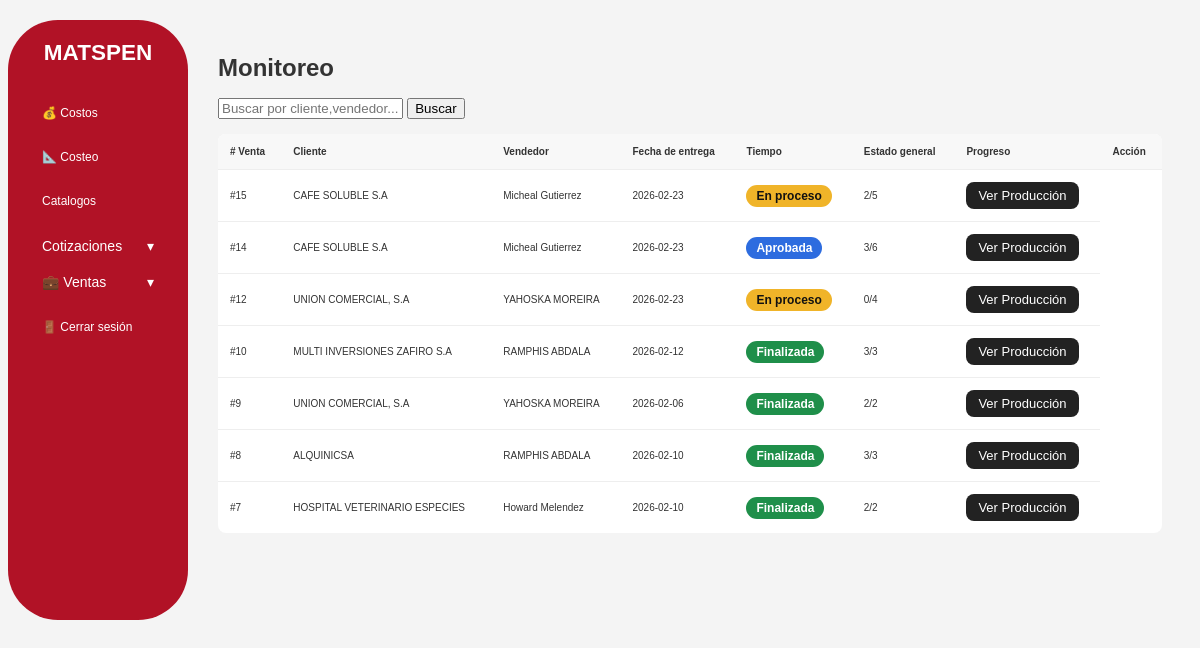
The app's page /ventas/monitoreo (signed in), older data.
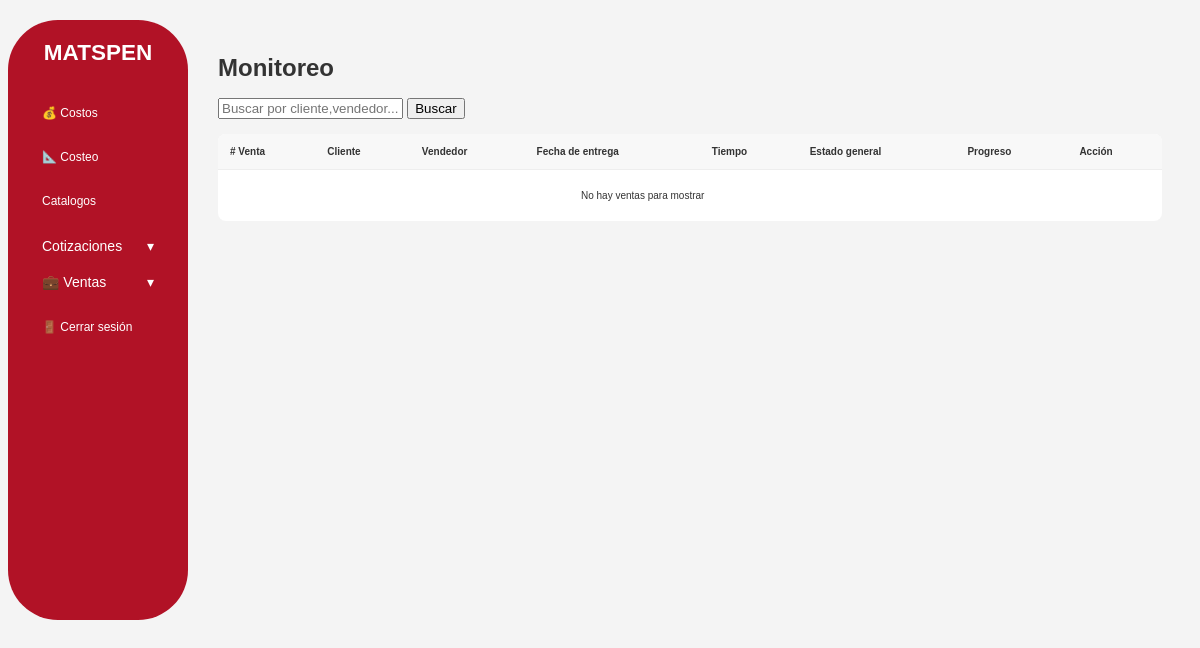
The same page, newer data.
### tables this page shows
CREATE TABLE "ventas"(id INTEGER PRIMARY KEY AUTOINCREMENT,fecha TEXT, vendedor Text, cliente TEXT, cotizacion TEXT, mont REAL, tipo TEXT NO NULL DEFAULT 'Offset', estado TEXT DEFAULT 'Aprobada', proyecto TEXT);

### app.py (the view)
@app.route("/ventas/monitoreo")
def ventas_monitoreo():
    if "user_id" not in session:
        return redirect(url_for("login"))
    conn = get_db_connection()
    rows = conn.execute("""
        SELECT
          v.id,
          v.cliente,
          v.vendedor,
          v.fecha,
          v.estado AS estado_general,
          (SELECT COUNT(*) FROM produccion_lineas pl
            WHERE pl.venta_id = v.id AND pl.estado = 'listo') AS lineas_listas,
          (SELECT COUNT(*) FROM produccion_lineas pl
            WHERE pl.venta_id = v.id) AS total_lineas
        FROM ventas v
        ORDER BY v.id DESC
    """).fetchall()
    conn.close()
    return render_template("monitoreo.html", ventas=rows)

### database.py (called while the page is built)
def get_db_connection():
    conn = sqlite3.connect("database.db", timeout=10)
    conn.row_factory = sqlite3.Row
    return conn

### templates/monitoreo.html (shortened to what this page needs)
{% extends "base.html" %}
{% block content %}
<h1>Monitoreo</h1>
<form method="get" style="margin-bottom: 15px;">
    <input type="text" name="q" placeholder="Buscar por cliente,vendedor..." value="{{ request.args.get('q', '') }}">
    <button type="submit">
        Buscar
    </button>
</form>
<table>
    <thead class="table-head">
        <tr>
            <th># Venta</th>
            <th>Cliente</th>
            <th>Vendedor</th>
            <th>Fecha de entrega</th>
            <th>Tiempo</th>
            <th>Estado general</th>
            <th>Progreso</th>
            <th>Acción</th>
        </tr>
    </thead>
    <tbody>
        {% if ventas %}
            {% for v in ventas %}
            <tr>
                <td>#{{ v.id }}</td>
                <td>{{ v.cliente }}</td>
                <td>{{ v.vendedor }}</td>
                <td>{{ v.fecha if v.fecha else '_' }}
                </td>
                <td>
                    {% if v.estado_general == 'finalizada' %}
                        <span class="badge badge-ok">Finalizada</span>
                    {% elif v.estado_general == 'aprobada' %}
                        <span class="badge badge-info">Aprobada</span>
                    {% elif v.estado_general == 'en_proceso' %}
                        <span class="badge badge-warning">En proceso</span>
                    {% else %}
                        <span class="badge badge-muted">{{ v.estado_general }}</span>
                    {% endif %}
                </td>
                <td>
                    {{ v.lineas_listas }}/{{ v.total_lineas }}
                </td>
                <td>
                    <a href="{{ url_for('ventas_produccion', venta_id=v.id) }}"
                       style="
                           display:inline-block;
                           padding:6px 12px;
                           background:#222;
                           color:white;
                           border-radius:8px;
                           font-size:13px;
                       ">
                        Ver Producción
                    </a>
                </td>
            </tr>
            {% endfor %}
            {% else %}
                 <tr>
                <td colspan="7" style="text-align:center; padding:20px;">
                    No hay ventas para mostrar
                </td>
            </tr>
        {% endif %}
    </tbody>
</table>
{% endblock %}

Row changes from the older to the newer data that the page shows:
removed ventas: id "15", cliente "CAFE SOLUBLE S.A", vendedor "Micheal Gutierrez", fecha "2026-02-23", estado "En proceso", lineas_listas "2", total_lineas "5"
removed ventas: id "14", cliente "CAFE SOLUBLE S.A", vendedor "Micheal Gutierrez", fecha "2026-02-23", estado "Aprobada", lineas_listas "3", total_lineas "6"
removed ventas: id "12", cliente "UNION COMERCIAL, S.A", vendedor "YAHOSKA MOREIRA", fecha "2026-02-23", estado "En proceso", lineas_listas "0", total_lineas "4"
removed ventas: id "10", cliente "MULTI INVERSIONES ZAFIRO S.A", vendedor "RAMPHIS ABDALA", fecha "2026-02-12", estado "Finalizada", lineas_listas "3", total_lineas "3"
removed ventas: id "9", cliente "UNION COMERCIAL, S.A", vendedor "YAHOSKA MOREIRA", fecha "2026-02-06", estado "Finalizada", lineas_listas "2", total_lineas "2"
removed ventas: id "8", cliente "ALQUINICSA", vendedor "RAMPHIS ABDALA", fecha "2026-02-10", estado "Finalizada", lineas_listas "3", total_lineas "3"
removed ventas: id "7", cliente "HOSPITAL VETERINARIO ESPECIES", vendedor "Howard Melendez", fecha "2026-02-10", estado "Finalizada", lineas_listas "2", total_lineas "2"
Text that changed along with them:
text now shown: "No hay ventas para mostrar"
